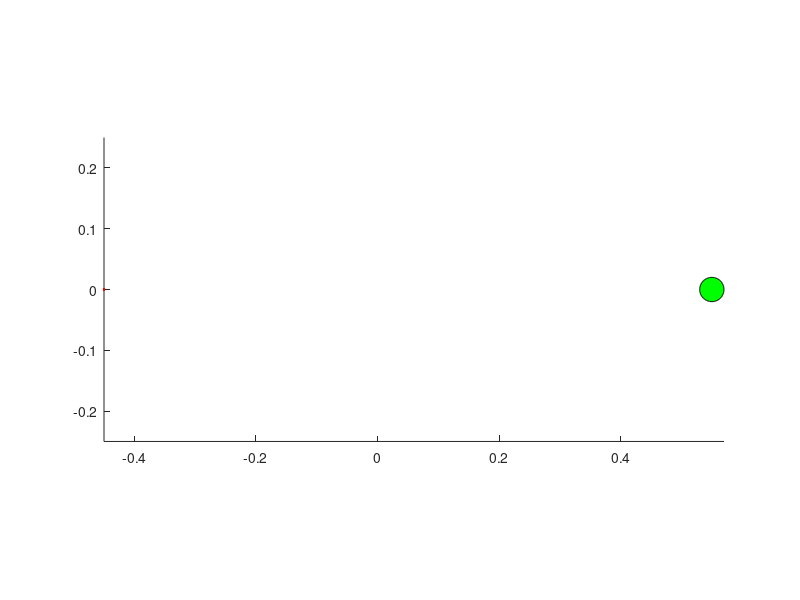

This chart was generated by the following MATLAB code: (Note: this script raises an error after producing the figure.)
%% An attempt to reproduce WolfPACK Results by Alexander Davydov

% June 2020 - JHU APL
% Using unicycle dynamics

%%
conversion = 50000;
totalmisses = ones(100,1);
for kk = 9
vid = false;
rng(kk)
% Number of pursuers
N = 3;
% Integration time
dt = 0.05;
% Capture distance
epsilon = 0.04;
k = 1;
cvxflag = 0;

% Domain
Dxmin = -0.6;
Dxmax = 0.6;
Dymin = -0.6;
Dymax = 0.6;

% Target set
Pxmin = 0.5;
Pxmax = 0.6;
Pymin = -0.05;
Pymax = 0.05;
Pxavg = 0.5*(Pxmin + Pxmax);
Pyavg = 0.5*(Pymin + Pymax);

% Maximum control inputs
vmax = 0.01;
wmax = 2*pi;
velRatio = 0.5;

% Final time
tf = 65;
% Number of iterations
T = tf/dt;

% State Vectors
% Pursuers
xp = [0.4*ones(1,N); linspace(-0.15, 0.15, N); pi*ones(1,N)];
% Evader
xe = zeros(3,1);

% Set positions and headings
xe = [-0.45; 0; 0];
halfpoint = 1/2*(xe(1:2) + [Pxavg; Pyavg]);
xrange = 0.5*(T*dt*vmax/velRatio);
yrange = 2*sqrt(xrange^2 - norm(xe(1:2) - halfpoint)^2);
%for ii = 1:N
%    initflag = 0;
%    while initflag == 0
%        xp(:,ii) = [halfpoint(1) + xrange*rand(1); halfpoint(2) + yrange*rand(1) - yrange/2; pi];
%        if norm(xe(1:2) - xp(1:2,ii)) + norm(xp(1:2,ii) - [Pxavg; Pyavg]) <= T*dt*vmax/velRatio
%            break
%        end
%    end
%end
% Sort pursuers by y-position
xp = sortrows(xp.', 2).';
% Virtual pursuers on the CRS boundary
xr = zeros(2);
nOnes = ones(N,1);
adj = diag(nOnes(1:N-1), -1) + diag(nOnes(1:N-1), 1);
%xp = [0.4 0.4; 0.1 -0.3; pi pi]
% Initialize projections onto defense surface
p = zeros(1,N);
pCoord = zeros(2,N);
c = zeros(1,N);
cCoord = zeros(2,N);
pVoronoi = zeros(2,N);
sigmaC = nan(1,T);
h = nan(1,T);
umax = nan(1,T);
u = zeros(2*N,1);
unorm = zeros(N,1);
Aij = zeros(N-1, 2*N);
Aie = zeros(N+1, 2);
bie = zeros(N+1, 1);
bij = zeros(1, N-1);
hij = zeros(1, N-1);
flag = 0;
midpt = zeros(2, N-1);
He = cell(N+2,1);
ke = cell(N+2,1);
de = cell(N+2,1);
xpur = nan(T,2*N);
xeva = nan(T,2);

if vid == true
    %nFrames = 20;
    vidObj = VideoWriter('test', 'MPEG-4');
    vidObj.Quality = 75;
    vidObj.FrameRate = 50;
    open(vidObj);
end

% Plot everything
figure(1); hold on; axis equal
% Target set
%patch([Pxmax Pxmax Pxmin Pxmin], [Pymax Pymin Pymin Pymax], 'green')
th = 0:pi/50:2*pi;
xunit = 0.02*cos(th) + Pxavg;
yunit = 0.02*sin(th) + Pyavg;
fill(xunit, yunit, 'g');
xlim([-0.45 0.57]);
ylim([-0.25 0.25]);
% Evader
%[xs,ys] = getpatches(xe,0.05);
%h1 = patch(xs, ys, 'red');
plot(xe(1), xe(2), 'r', 'LineStyle', 'none', 'LineWidth', 2);
% Pursuers
%[xs,ys] = getpatches(xp,0.05);
plot(xp(1,:), xp(2,:), 'b', 'LineStyle', 'none', 'LineWidth', 2);
%h2 = patch(xs,ys, 'blue');
CircValues = zeros(3, N+1);
IntersectionPoints = zeros(2, 2);
minPts = zeros(2,N);
minDst = zeros(1,N);
miss = 100*ones(T, N);

%CRSCenter = 0.5*([xe(1);xe(2)] + [Pxavg; Pyavg]);
%ECircle = circle(CRSCenter(1),CRSCenter(2), norm(CRSCenter - [Pxavg; Pyavg] + 0.05));
%CircValues(:,1) = [CRSCenter(1);CRSCenter(2); norm(CRSCenter - [Pxavg; Pyavg])+ 0.05];
CRS = ellipse(xe(1:2), [Pxavg; Pyavg], T*dt*vmax/velRatio);
%h3 = fimplicit(CRS, 'r', 'LineWidth', 1.5);
%h4 = plot(0,0, 'm', 'LineWidth', 1.5);
%h5 = plot(0,0, 'md', 'LineWidth', 2.5);
%h6 = plot(0,0, 'gd', 'LineWidth', 2.5);
%h7 = plot(0,0, 'b*', 'LineWidth', 2.5);
%Apollonius = cell(N,1);
DefenseSurface = cell(N,1);

for ii = 1:N
    rs = norm([xe(1); xe(2)] - [xp(1,ii); xp(2,ii)])*velRatio/(1 - velRatio^2);
    os = ([xp(1,ii); xp(2,ii)] - velRatio^2*[xe(1); xe(2)])/(1 - velRatio^2);
    ApCircle = circle(os(1), os(2), rs);
    CircValues(:,ii+1) = [os(1); os(2); rs];
    %Apollonius{ii} = fimplicit(ApCircle, 'b', 'LineWidth', 1.5);
    % Find point on circles for minimum distance
end
%count = 1;

% Algorithm loop
for qq = 1:T
    CRS = ellipse(xe(1:2), [Pxavg; Pyavg], (T-qq)*dt*vmax/velRatio);
    %set(h3, 'Function', CRS);
    
    
    % Construct Apollonius Circles for each pursuer
    for ii = 1:N
        CircValues(3,ii+1) = norm([xe(1); xe(2)] - [xp(1,ii); xp(2,ii)])*velRatio/(1 - velRatio^2);
        CircValues(1:2,ii+1) = ([xp(1,ii); xp(2,ii)] - velRatio^2*[xe(1); xe(2)])/(1 - velRatio^2);
        ApCircle = circle(CircValues(1,ii+1), CircValues(2,ii+1), CircValues(3,ii+1));
        %xA = [xA xs];
        %yA = [yA ys];
        %rii = atan2((xe(2) - xp(2,ii)),(xe(1) - xp(1,ii)));
        %xp(1,ii) = xp(1,ii) + vmax*cos(xp(3,ii))*dt;
        %xp(2,ii) = xp(2,ii) + vmax*sin(xp(3,ii))*dt;
        %xp(3,ii) = xp(3,ii) + k*(sin(rii - xp(3,ii)))*dt;
        %[xps,yps] = getpatches(xp, epsilon);
        %set(Apollonius{ii}, 'Function', ApCircle);
        % Find point on circles for minimum distance
        %[pt, minD] = CircleMinDist(CircValues(1,ii+1), CircValues(2,ii+1), CircValues(3,ii+1), xe(1), xe(2));
        %minPts(:,ii) = pt;
        %minDst(ii) = minD;
    end
    tic
    % CBF QCQP for evader
    for ii = 1:N
        Aie(ii,:) = -(xe(1:2) - xp(1:2,ii)).'/norm(xe(1:2) - xp(1:2,ii));
        He{ii} = zeros(2);
        ke{ii} = Aie(ii,:).';
        bie(ii) = -vmax + (norm(xe(1:2) - xp(1:2,ii)) - 1.05*0.03);
        de{ii} = -bie(ii);
    end
    uvmax = vmax/velRatio;
    He{N+1} = zeros(2);
    Aie(N+1,:) = (xe(1:2) - [Pxavg; Pyavg]).'/norm(xe(1:2) - [Pxavg; Pyavg]);
    ke{N+1} = Aie(N+1,:).';
    bie(N+1) = -uvmax + 1e2*(tf - (qq)*dt)*uvmax - norm(xe(1:2) - [Pxavg; Pyavg])^3;
    de{N+1} = -bie(N+1);
    He{N+2} = 2*eye(2);
    ke{N+2} = zeros(2,1);
    de{N+2} = -uvmax^2;
    % Solve QCQP
    
    % Go straight to the goal
    %unom = ([Pxavg; Pyavg] - xe(1:2));
    % Separate agents 1 and 2
    %unom = velRatio*((xp(1:2,1) - xe(1:2))/norm((xp(1:2,1) - xe(1:2))) + (xp(1:2,2) - xe(1:2))/norm(xp(1:2,2) - xe(1:2)));
    % Separate agents 2 and 3
    %unom = ((xp(1:2,2) - xe(1:2))/norm((xp(1:2,2) - xe(1:2))) + (xp(1:2,3) - xe(1:2))/norm(xp(1:2,3) - xe(1:2)));
    %unom = unom/norm(unom)*uvmax;

    if (tf - (qq)*dt)*uvmax <= 1.03*norm(xe(1:2) - [Pxavg; Pyavg])
        ue = ([Pxavg; Pyavg] - xe(1:2))/norm(([Pxavg; Pyavg] - xe(1:2)))*uvmax;
    else
    %cvx_begin quiet
    %    variable ue(2)
    %    minimize( (ue - unom).' * (ue - unom))
    %    subject to
    %        Aie * ue <= bie
    %        ue.'*ue <= uvmax^2
    %cvx_end
    
    options = optimoptions(@fmincon, 'Algorithm', 'interior-point', 'Display', 'off',...
        'SpecifyObjectiveGradient', true, 'SpecifyConstraintGradient', true, ...
        'HessianFcn', @(x,lambda)quadhess(x,lambda,eye(2),He));
    fun = @(x)quadobj(x,zeros(2),xe(1:2) - [Pxavg; Pyavg]);
    nonlconstr = @(x)quadconstr(x,He,ke,de);
    try
    [ue,fval,eflag,output,lambda] = fmincon(fun,[0;0],...
        [],[],[],[],[],[],nonlconstr,options);
    catch
    cvx_begin quiet
        variable ue(2)
        minimize( (xe(1:2) - [Pxavg;Pyavg]).' * (ue) )
        subject to
            Aie * ue <= bie
            ue.'*ue <= uvmax^2
    cvx_end
    end
    end
    for ii = 1:N
        if N == 1
            slope = [0 -1; 1 0]*([Pxavg; Pyavg] - xe(1:2));
            % Find both intersection points
            [A,B,C,D,E,F] = ellipseData(xe(1:2), [Pxavg; Pyavg], (T-qq)*dt*vmax/velRatio);
            p = xp(1:2,ii);
            if slope(1) == 0 % Vertical line x = const
                x = p(1);
                xr(1,:) = [x x];
                a = C;
                b = B*x + E;
                c = A*x^2 + D*x + F;
                % Quadratic formula
                xr(2,:) = [(-b + sqrt(b^2 - 4*a*c))/(2*a) (-b - sqrt(b^2 - 4*a*c))/(2*a)];
            else
                m = slope(2)/slope(1);
                a = A + m*B + m^2*C;
                b = -m*B*p(1) + B*p(2) - 2*m^2*C*p(1) + 2*m*C*p(2) + D + m*E;
                c = m^2*C*p(1)^2 - 2*m*C*p(1)*p(2) + C*p(2)^2 - m*E*p(1) + E*p(2) + F;
                % Quadratic formula
                xr(1,:) = [(-b + sqrt(b^2 - 4*a*c))/(2*a) (-b - sqrt(b^2 - 4*a*c))/(2*a)];
                xr(2,:) = m*xr(1,:) - m*p(1) + p(2);
            end
            ui = xe(1:2) + xr(:,1) + xr(:,2) - 3*xp(1:2,ii);
        elseif ii == 1
            %[x,y] = closestEllipse(xp(1:2,ii), xe(1:2), [Pxavg; Pyavg], (T-qq)*dt*vmax/velRatio);
            %[x,y] = closestEllipse(CircValues(1:2,ii+1), xe(1:2), [Pxavg; Pyavg], (T-qq)*dt*vmax/velRatio);
            %xr(:,1) = [x;y];
            slope = [0 -1; 1 0]*([Pxavg; Pyavg] - xe(1:2));
            %[xr(:,1),~] = lineEllipse(0.5*(xe(1:2) + [Pxavg; Pyavg]), slope, xe(1:2), [Pxavg; Pyavg], (T-qq)*dt*vmax/velRatio);
            xr(:,1) = lineEllipse(xp(1:2,ii), slope, xe(1:2), [Pxavg; Pyavg], (T-qq)*dt*vmax/velRatio, 1);
            
            %ui = xr(:,1) + xp(1:2,ii+1) + xe(1:2) - 3*xp(1:2,ii);
            %ui = xr(:,1) + xp(1:2,ii+1) - 2*xp(1:2,ii);
            %ui = (1 - velRatio^2)*(xr(:,1) + xp(1:2,ii+1) - 2*CircValues(1:2,ii+1)) + velRatio*vmax*[cos(xe(3));sin(xe(3))];
            w1 = 1;%/CircValues(3,ii+1);
            w2 = 1;%/CircValues(3,ii+2);
            a1 = CircValues(3,ii+1);
            a2 = CircValues(3,ii+2);
            %ui = 0.5*xr(:,1) + 0.5*w1/(w1 + w2)*xp(1:2,ii) ...
            %    + 0.5*w2/(w1 + w2)*xp(1:2,ii+1) - xp(1:2,ii);
            if isreal(xr(:,1))
            ui = 0.5*xr(:,1) + 0.5*w1/(w1 + w2)*CircValues(1:2,ii+1) ...
                + 0.5*w2/(w1 + w2)*CircValues(1:2,ii+2) - CircValues(1:2,ii+1);
            ui = (1 - velRatio^2)*ui + velRatio^2*ue;
            else
                ui = vmax*(xe(1:2) - xp(1:2,ii))/norm(xe(1:2) - xp(1:2,ii));
            end
            
            z = ui/norm(ui)*vmax;
            
            u(1:2) = z;
            %toc
            %hij(1) = velRatio*(norm(xp(1:2,ii) - xe(1:2)) + norm(xp(1:2,ii+1) - xe(1:2))) - norm(xp(1:2,ii) - xp(1:2,ii+1)) + 2*epsilon;
            %midpt(:,ii) = w1/(w1 + w2)*xp(1:2,ii) + w2/(w1 + w2)*xp(1:2,ii+1);
        elseif ii == N
            %[x,y] = closestEllipse(xp(1:2,ii), xe(1:2), [Pxavg; Pyavg], (T-qq)*dt*vmax/velRatio);
            %[x,y] = closestEllipse(CircValues(1:2,ii+1), xe(1:2), [Pxavg; Pyavg], (T-qq)*dt*vmax/velRatio);
            %xr(:,2) = [x;y];
            slope = [0 -1; 1 0]*([Pxavg; Pyavg] - xe(1:2));
            %[~,xr(:,2)] = lineEllipse(0.5*(xe(1:2) + [Pxavg; Pyavg]), slope, xe(1:2), [Pxavg; Pyavg], (T-qq)*dt*vmax/velRatio);
            xr(:,2) = lineEllipse(xp(1:2,ii), slope, xe(1:2), [Pxavg; Pyavg], (T-qq)*dt*vmax/velRatio,2);
            %ui = xr(:,2) + xp(1:2, ii-1) + xe(1:2) - 3*xp(1:2,ii);
            %ui = xr(:,2) + xp(1:2, ii-1) - 2*xp(1:2,ii);
            %ui = (1 - velRatio^2)*(xr(:,2) + xp(1:2,ii-1) - 2*CircValues(1:2,ii+1)) + velRatio*vmax*[cos(xe(3)); sin(xe(3))];
            w1 = 1;%/CircValues(3,ii);
            w2 = 1;%/CircValues(3,ii+1);
            a1 = CircValues(3,ii);
            a2 = CircValues(3,ii+1);
            %ui = 0.5*xr(:,2) + 0.5*w2/(w2 + w1)*xp(1:2,ii) ...
            %    + 0.5*w1/(w2 + w1)*xp(1:2,ii-1) - xp(1:2,ii);
            if isreal(xr(:,2))
            ui = 0.5*xr(:,2) + 0.5*w2/(w2 + w1)*CircValues(1:2,ii+1) ...
                + 0.5*w1/(w2 + w1)*CircValues(1:2,ii) - CircValues(1:2,ii+1);
            ui = (1 - velRatio^2)*ui + velRatio^2*ue;
            else
                ui = vmax*(xe(1:2) - xp(1:2,ii))/norm(xe(1:2) - xp(1:2,ii));
            end
            
            z = ui/norm(ui)*vmax;
            
            u(2*ii-1:2*ii) = z;
        else
            %ui = xp(1:2,ii - 1) + xp(1:2,ii + 1) + xe(1:2) - 3*xp(1:2,ii);
            Aij = zeros(2);
            bij = zeros(2,1);
            w0 = 1;%/CircValues(3,ii);
            w1 = 1;%/CircValues(3,ii+1);
            w2 = 1;%/CircValues(3,ii+2);
            a0 = CircValues(3,ii);
            a1 = CircValues(3,ii+1);
            a2 = CircValues(3,ii+2);
            %ui = 0.5*(w1/(w0 + w1) + w1/(w1 + w2))*xp(1:2,ii) ...
            %    + 0.5*w0/(w0 + w1)*xp(1:2,ii-1) ...
            %    + 0.5*w2/(w2 + w1)*xp(1:2,ii+1) - xp(1:2,ii);
            ui = 0.5*(w1/(w0 + w1) + w1/(w1 + w2))*CircValues(1:2,ii+1) ...
                + 0.5*w0/(w0 + w1)*CircValues(1:2,ii) ...
                + 0.5*w2/(w2 + w1)*CircValues(1:2,ii+2) - CircValues(1:2,ii+1);%+ xe(1:2) - 2*CircValues(1:2,ii+1);
            ui = (1 - velRatio^2)*ui + velRatio^2*ue;% + xe(1:2) - xp(1:2,ii);
            
            z = ui/norm(ui)*vmax;
           
            u(2*ii-1:2*ii) = z;
            %hij(ii) = velRatio*(norm(xp(1:2,ii) - xe(1:2)) + norm(xp(1:2,ii+1) - xe(1:2))) - norm(xp(1:2,ii) - xp(1:2,ii+1))+ 2*epsilon;
            %midpt(:,ii) = w1/(w1 + w2)*xp(1:2,ii) + w2/(w1 + w2)*xp(1:2,ii+1);
        end

        %ui = (ui)/norm(ui)*vmax;
        %u(2*ii - 1:2*ii) = ui;
        %xp(1:2,ii) = xp(1:2,ii) + (ui) * dt;
    end
    toc
    for ii = 1:N
        xp(1:2,ii) = xp(1:2,ii) + u(2*ii-1:2*ii)*dt;
        xp(3,ii) = atan2(u(2*ii), u(2*ii-1));
        %xp(1:2,ii) = xp(1:2,ii) + vmax*(xe(1:2) - xp(1:2,ii))/norm(xe(1:2) - xp(1:2,ii))*dt;
        %xp(3,ii) = atan2(xe(2) - xp(2,ii), xe(1) - xp(1,ii));
        miss(qq,ii) = norm(xp(1:2,ii) - xe(1:2));
    end
    %h(qq) = min(hij);
    %for ii = 1:N
    %    unorm(ii) = norm(u(2*ii-1:2*ii));
    %end
    %umax(qq) = min(unorm);
    
    %set(h4, 'XData', xA, 'YData', yA);
    %set(h4, 'XData', DefSurfX(-1:0.1:1), 'YData', DefSurfY(-1:0.1:1))
    %set(h5, 'XData', xr(1,:), 'YData', xr(2,:));
    %set(h6, 'XData', midpt(1,:), 'YData', midpt(2,:));
    %set(h7, 'XData', IntersectionPoints(1,:), 'YData', IntersectionPoints(2,:));
    %[xps,yps] = getpatches(xp, 0.05);
    xe(1:2) = xe(1:2) + ue*dt;
    xe(3) = atan2(ue(2), ue(1));
    for ii = 1:N
        xpur(qq, 2*ii-1:2*ii) = xp(1:2,ii).';
        if norm(xp(1:2,ii) - xe(1:2)) <= 0.03
            xunit = 0.03*cos(th) + xe(1);
            yunit = 0.03*sin(th) + xe(2);
            plot(xunit, yunit, 'k');
        end
    end
    xeva(qq,:) = xe(1:2).';
    %xe(1) = xe(1) + vmax/velRatio*cos(xe(3))*dt;
    %xe(2) = xe(2) + vmax/velRatio*sin(xe(3))*dt;
    %xe(3) = xe(3) + 0.07*randn*wmax/velRatio*dt;
    %xe(3) = xe(3) + wmax/velRatio*dt;
    %[xes,yes] = getpatches(xe, 0.05);
    %set(h1, 'XData', xes, 'YData', yes);
    %plot(xe(1), xe(2), 'r*', 'LineStyle', 'none', 'LineWidth', 0.2);
    %plot(xp(1,:), xp(2,:), 'b*', 'LineStyle', 'none', 'LineWidth', 0.2);
    %set(h2, 'XData', xps, 'YData', yps);
    drawnow limitrate
    %pause(0.05)
    for ii = 1:N
        if norm([xe(1); xe(2)] - [xp(1,ii); xp(2,ii)]) <= 0.03
            flag = 1;
        end
    end
    if norm(xe(1:2) - [Pxavg; Pyavg]) <= 0.02
        disp('Evader evaded capture');
        break
    elseif flag == 1
        disp('Capture Successful');
        break
    end
    if vid == true
        writeVideo(vidObj, getframe(gcf));
    end
end
plot(xpur(:,1:2:end), xpur(:,2:2:end), 'LineWidth', 2);
plot(xeva(:,1), xeva(:,2), 'LineWidth', 2);
if vid == true
    close(vidObj);
end
%figure(2);
%plot([1:qq]*dt, h(~isnan(h)));
%ylabel('min(h_i_j)');
%xlabel('Time');

%figure(3);
%plot([1:qq]*dt, umax(~isnan(umax)));
%ylabel('min(u_i)');
%xlabel('Time');
%title('Min control input for fmincon - Pure Coverage')
%grid on
totalmisses(kk) = min(min(miss), [], 2);
end
